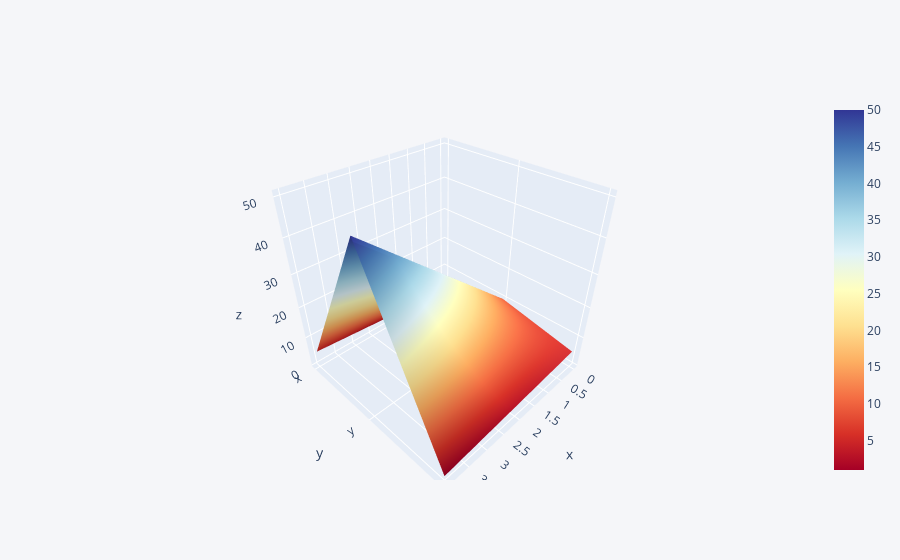

Write notebook code for a chart like this one.
### Code cell
df3.iplot(kind='surface', colorscale='rdylbu')

### Figure 1 — Plotly figure (JSON) as saved in the notebook; plotly's stock layout.template omitted (floating-point values rounded to 4 significant figures)
{"data": [{"colorscale": [[0, "rgb(165,0,38)"], [0.1, "rgb(215,48,39)"], [0.2, "rgb(244,109,67)"], [0.3, "rgb(253,174,97)"], [0.4, "rgb(254,224,144)"], [0.5, "rgb(255,255,191)"], [0.6, "rgb(224,243,248)"], [0.7, "rgb(171,217,233)"], [0.8, "rgb(116,173,209)"], [0.9, "rgb(69,117,180)"], [1, "rgb(49,54,149)"]], "type": "surface", "x": [0, 1, 2, 3, 4], "y": ["x", "y", "z"], "z": [[1, 2, 3, 4, 5], [10, 20, 30, 40, 50], [5, 4, 3, 2, 1]]}], "layout": {"legend": {"bgcolor": "#F5F6F9", "font": {"color": "#4D5663"}}, "paper_bgcolor": "#F5F6F9", "plot_bgcolor": "#F5F6F9", "title": {"font": {"color": "#4D5663"}}, "xaxis": {"gridcolor": "#E1E5ED", "showgrid": true, "tickfont": {"color": "#4D5663"}, "title": {"font": {"color": "#4D5663"}, "text": ""}, "zerolinecolor": "#E1E5ED"}, "yaxis": {"gridcolor": "#E1E5ED", "showgrid": true, "tickfont": {"color": "#4D5663"}, "title": {"font": {"color": "#4D5663"}, "text": ""}, "zerolinecolor": "#E1E5ED"}}}
